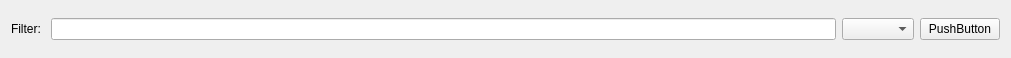
<?xml version="1.0" encoding="UTF-8"?>
<ui version="4.0">
 <class>Awsmock::Components::ListFilterWidget</class>
 <widget class="QWidget" name="Awsmock::Components::ListFilterWidget">
  <property name="geometry">
   <rect>
    <x>0</x>
    <y>0</y>
    <width>1011</width>
    <height>58</height>
   </rect>
  </property>
  <property name="windowTitle">
   <string>ListFilterWidget</string>
  </property>
  <layout class="QHBoxLayout" name="horizontalLayout">
   <item>
    <widget class="QLabel" name="filterLabel">
     <property name="text">
      <string>Filter: </string>
     </property>
    </widget>
   </item>
   <item>
    <widget class="QLineEdit" name="filterEdit"/>
   </item>
   <item>
    <widget class="QComboBox" name="filterTypeCombo"/>
   </item>
   <item>
    <widget class="QPushButton" name="clearButton">
     <property name="text">
      <string>PushButton</string>
     </property>
    </widget>
   </item>
  </layout>
 </widget>
 <resources/>
 <connections/>
</ui>
